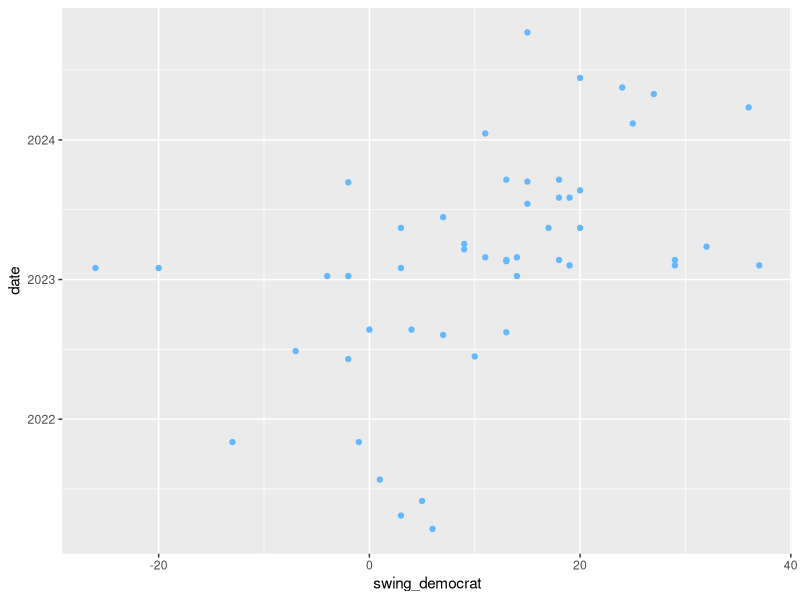

Recreate this plot in R.
## ---- chunk 1
library(tidyverse)
data <- read_csv("data/overperformance.csv")
data
## ---- chunk 2
data |> 
  mutate(date = as.Date(date, format = "%m/%d/%Y")) |> 
  ggplot(aes(x = swing_democrat, y = date)) +
  geom_point(color = "steelblue1")
